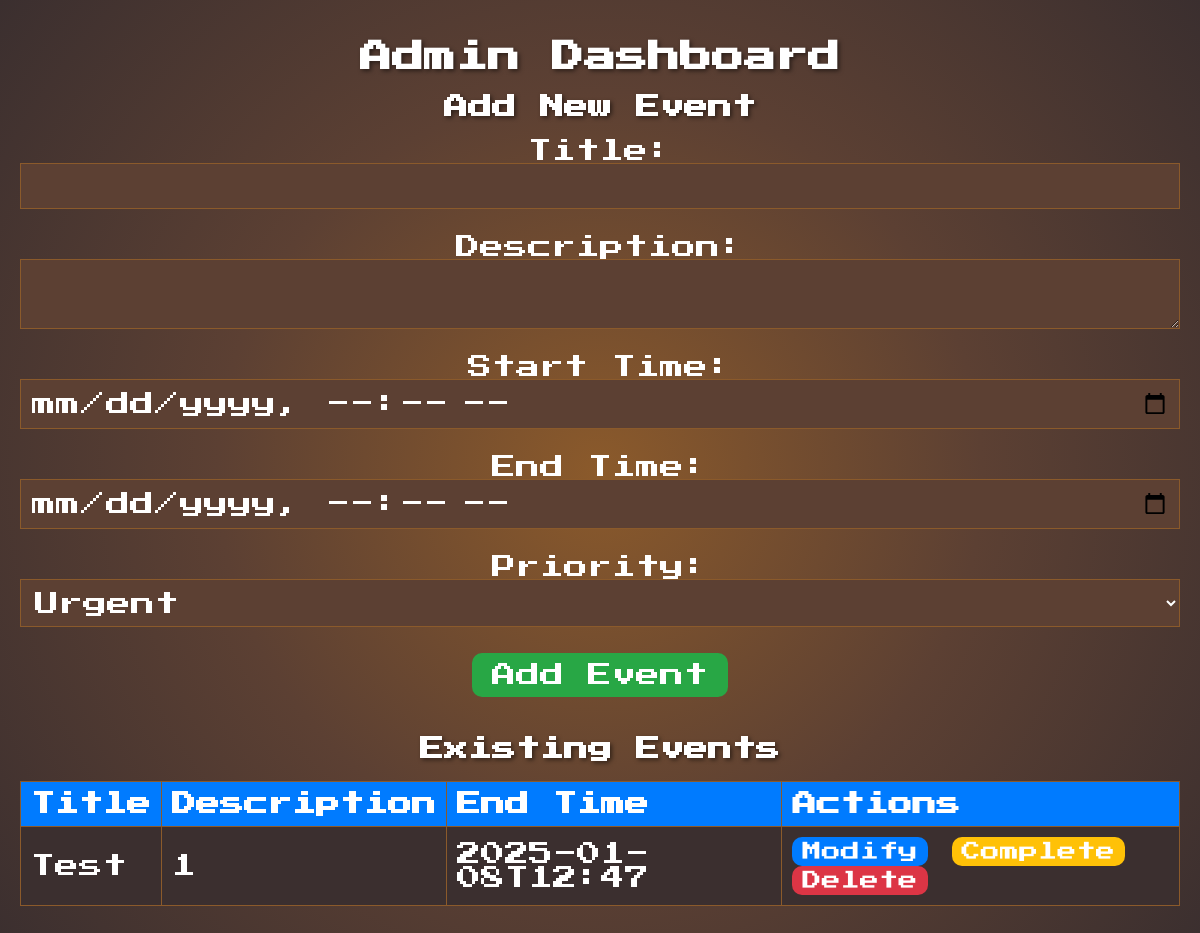
The page /admin (signed in) on the database as committed earlier.
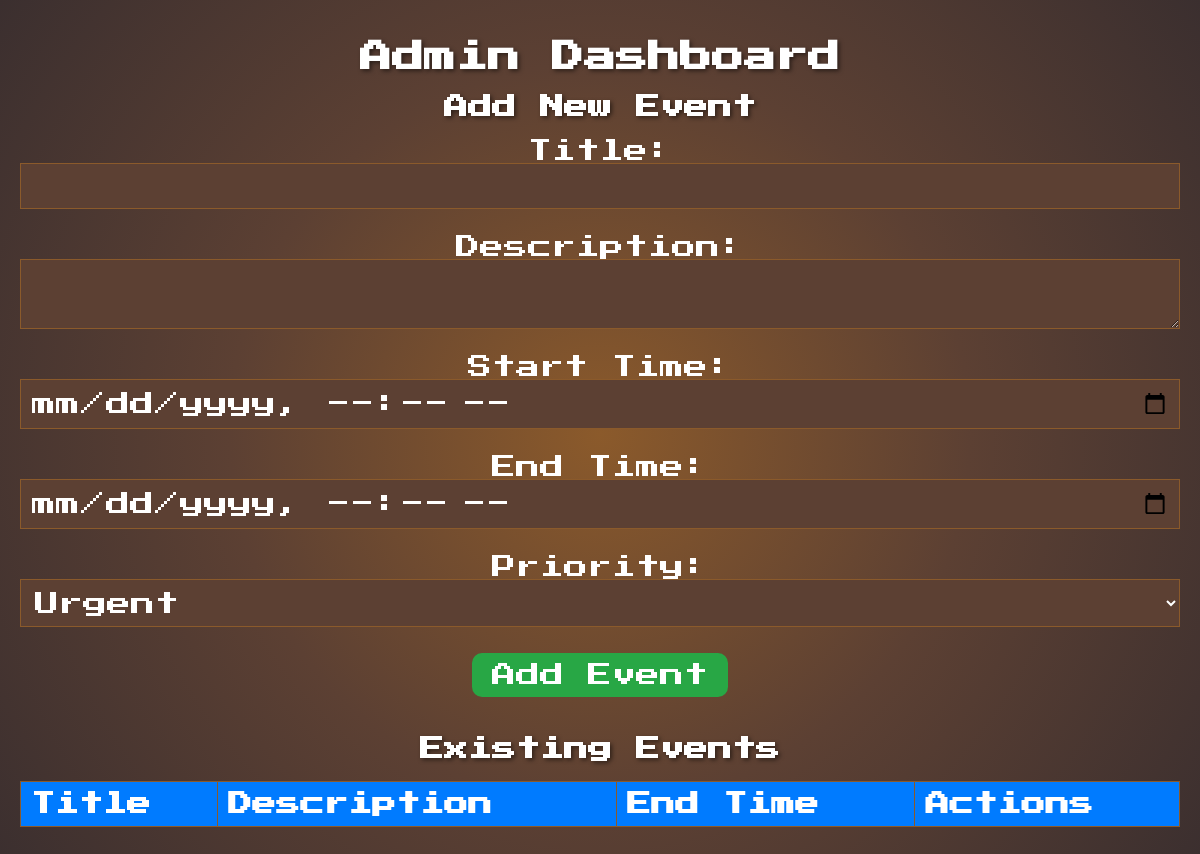
The same page on the database as committed later.
### tables this page shows
CREATE TABLE events (
    id INTEGER PRIMARY KEY AUTOINCREMENT,
    title TEXT NOT NULL,
    description TEXT,
    start_time TEXT NOT NULL,
    end_time TEXT NOT NULL,
    priority TEXT DEFAULT 'Not Urgent',
    completed INTEGER DEFAULT 0
);

### rpi_calendar_app/app/routes.py (the view, shortened to what this page needs)
@main.route('/admin', methods=['GET', 'POST'])
@admin_required
def admin_dashboard():
    events = get_events()
    return render_template('admin.html', events=events)

### rpi_calendar_app/app/models.py (called while the page is built)
def get_db_connection():
    db_path = 'app/events.db'  # Use relative path
    conn = sqlite3.connect(db_path)
    conn.row_factory = sqlite3.Row
    return conn

def get_events():
    conn = get_db_connection()
    events = conn.execute('SELECT * FROM events').fetchall()
    conn.close()
    return events

### rpi_calendar_app/app/routes.py (called while the page is built)
def admin_required(f):
    @wraps(f)
    def decorated_function(*args, **kwargs):
        if session.get('role') != 'admin':
            flash("Access denied: Admins only", "danger")
            return redirect(url_for('main.login'))
        return f(*args, **kwargs)
    return decorated_function

### rpi_calendar_app/app/templates/admin.html (shortened to what this page needs)
{% extends "base.html" %}
{% block content %}
<h1 style="text-align: center; color: #fff;">Admin Dashboard</h1>
<h2 style="color: #fff;">Add New Event</h2>
<form method="POST" style="margin-bottom: 40px;">
    <label for="title" style="font-size: 1.5rem;">Title:</label><br>
    <input type="text" id="title" name="title" required style="width: 100%; font-size: 1.5rem;"><br><br>
    <label for="description" style="font-size: 1.5rem;">Description:</label><br>
    <textarea id="description" name="description" required style="width: 100%; font-size: 1.5rem;"></textarea><br><br>
    <label for="start_time" style="font-size: 1.5rem;">Start Time:</label><br>
    <input type="datetime-local" id="start_time" name="start_time" required style="width: 100%; font-size: 1.5rem;"><br><br>
    <label for="end_time" style="font-size: 1.5rem;">End Time:</label><br>
    <input type="datetime-local" id="end_time" name="end_time" required style="width: 100%; font-size: 1.5rem;"><br><br>
    <label for="priority" style="font-size: 1.5rem;">Priority:</label><br>
    <select id="priority" name="priority" style="width: 100%; font-size: 1.5rem;">
        <option value="Urgent">Urgent</option>
    </select><br><br>
    <button type="submit" style="background-color: #28a745; color: white; padding: 10px 20px; border: none; font-size: 1.5rem; cursor: pointer;">Add Event</button>
</form>
<h2 style="color: #fff;">Existing Events</h2>
<table style="width: 100%; font-size: 1.5rem; border-collapse: collapse;">
    <tr>
        <th style="text-align: left; padding: 10px; background-color: #007bff; color: white;">Title</th>
        <th style="text-align: left; padding: 10px; background-color: #007bff; color: white;">Description</th>
        <th style="text-align: left; padding: 10px; background-color: #007bff; color: white;">End Time</th>
        <th style="text-align: left; padding: 10px; background-color: #007bff; color: white;">Actions</th>
    </tr>
    {% for event in events %}
    <tr style="border-bottom: 1px solid #ddd;">
        <td style="padding: 10px;">{{ event.title }}</td>
        <td style="padding: 10px;">{{ event.description }}</td>
        <td style="padding: 10px;">{{ event.end_time }}</td>
        <td style="padding: 10px;">
            <form method="POST" action="{{ url_for('main.modify_event', event_id=event.id) }}" style="display: inline;">
                <button type="submit" style="background-color: #007bff; color: white; padding: 5px 10px; border: none; cursor: pointer;">Modify</button>
            </form>
            <form method="POST" action="{{ url_for('main.complete_event', event_id=event.id) }}" style="display: inline;">
                <button type="submit" style="background-color: #ffc107; color: white; padding: 5px 10px; border: none; cursor: pointer;">Complete</button>
            </form>
            <form method="POST" action="{{ url_for('main.delete_event', event_id=event.id) }}" style="display: inline;">
                <button type="submit" style="background-color: #dc3545; color: white; padding: 5px 10px; border: none; cursor: pointer;">Delete</button>
            </form>
        </td>
    </tr>
    {% endfor %}
</table>
{% endblock %}

Rows that differ between the two databases and show on the page:
removed events: title "Test", description "1", end_time "2025-01-08T12:47"
